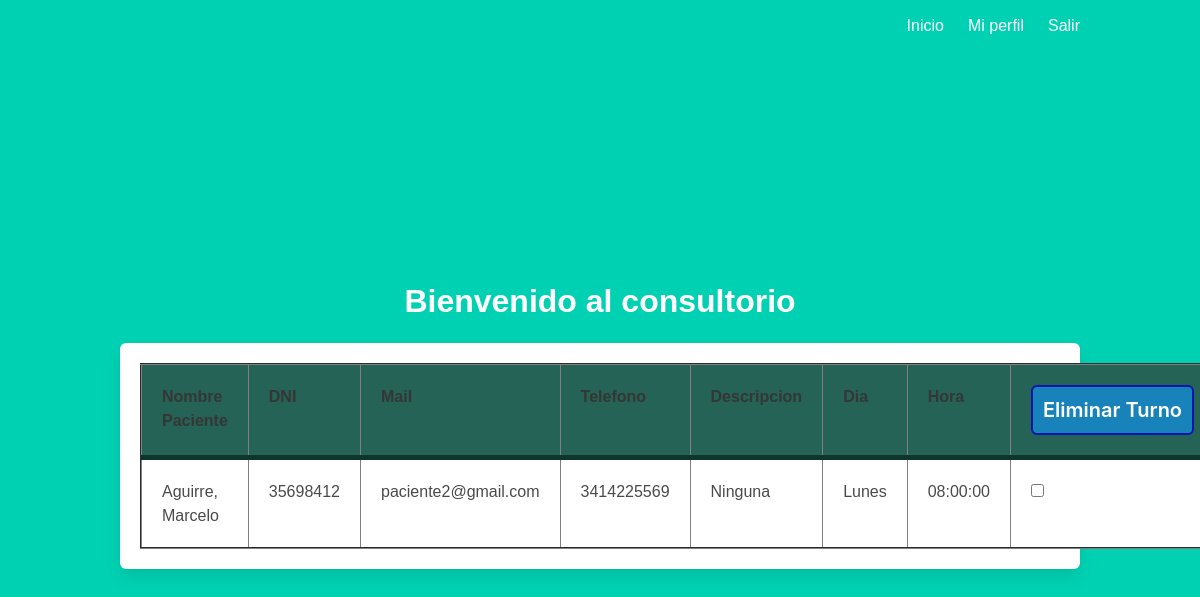
/profile/turnos (signed in), run on the app's committed database.
### project/models.py (models this page shows)
class Paciente(UserMixin, db.Model):
    __tablename__ = 'paciente'
    id = db.Column(db.Integer, primary_key=True)
    email = db.Column(db.String(100), unique=True)
    nombre = db.Column(db.String(30))
    apellido = db.Column(db.String(30))
    dni = db.Column(db.String(8))
    telefono = db.Column(db.String(10))
    password = db.Column(db.String(100))
    turnos = db.relationship('Turnos', backref='persona', lazy=True)

class Turnos(db.Model):
    __tablename__ = 'turnos'
    id = db.Column(db.Integer, primary_key=True)
    id_Profesional = db.Column(db.Integer, ForeignKey('profesional.id'))
    id_Dia = db.Column(db.Integer, ForeignKey('diaAtencion.id'))
    id_Horario = db.Column(db.Integer, ForeignKey('horario.id'))
    id_Paciente = db.Column(db.Integer, ForeignKey('paciente.id'))
    descripcion = db.Column(db.String(20))

class DiaAtencion(db.Model):
    __tablename__ = 'diaAtencion'
    id = db.Column(db.Integer, primary_key=True)
    descripcion = db.Column(db.String(10))
    turnos = db.relationship('Turnos', backref='diaAtencion', lazy=True)
    atencionProfesional = db.relationship('AtencionProfesional', backref='diaAtencion', lazy=True)

class Horario(db.Model):
    __tablename__ = 'horario'
    id = db.Column(db.Integer, primary_key=True)
    hora_inicio = db.Column(db.Time())
    hora_final = db.Column(db.Time())
    turnos = db.relationship('Turnos', backref='horario', lazy=True)
    atencionProfesional = db.relationship('AtencionProfesional', backref='horario', lazy=True)

### project/main.py (the view)
@main.route('/profile/turnos')
@login_required
def profile_turnos():
    user = current_user.id
    tur = Turnos.query.filter_by(id_Profesional=user).order_by(Turnos.id_Dia, Turnos.id_Horario).all()
    x = []
    for i in tur:
        h = Horario.query.filter_by(id=i.id_Horario).first()
        d = DiaAtencion.query.filter_by(id=i.id_Dia).first()
        p = Paciente.query.filter_by(id=i.id_Paciente).first()
        x.append([i.id, p.nombre, p.apellido, p.dni, p.email, p.telefono, i.descripcion, d.descripcion, h.hora_inicio])
    return render_template('profile.html', tur=tur, x=x)

### project/templates/profile.html (shortened to what this page needs)
{% extends "base.html" %} {% block content %}
<h1 class="title">
    Bienvenido al consultorio
</h1>
     {% if tur%}
    <link rel="stylesheet" href="{{url_for ('static', filename = 'css/tabla.css' )}}">
    <form action="/profile/turnos" method="POST">
        <div class="box">
            <div class="list-group">
                <table border="2">
                    <thead>
                        <tr>
                            <th>Nombre Paciente</th>
                            <th>DNI </th>
                            <th>Mail </th>
                            <th>Telefono </th>
                            <th>Descripcion </th>
                            <th>Dia </th>
                            <th>Hora </th>
                            <th><button class="button">Eliminar Turno</button></th>
                        </tr>
                    </thead>
                    <tr>
                        {% for a in x%}
                        <td> {{a[2]}}, {{a[1]}} </td>
                        <td> {{a[3]}} </td>
                        <td> {{a[4]}} </td>
                        <td> {{a[5]}} </td>
                        <td> {{a[6]}} </td>
                        <td> {{a[7]}} </td>
                        <td> {{a[8]}} </td>
                        <td><input type="checkbox" name="tu" value="{{a[0]}}" /></td>
                        {% endfor %}
                </table>
            </div>
        </div>
        {% endif%}  {% endblock %}

### project/static/css/tabla.css (style rules this page uses)
body { background-color: #632432; font-family: Arial; }
table { background-color: white; text-align: left; border-collapse: collapse; width: 100%; }
.button { text-decoration: none; padding: 10px; font-weight: 600; font-size: 20px; color: #ffffff; background-color: #1883ba; border-radius: 6px; border: 2px solid #0016b0; }
th, td { padding: 20px; }
thead { background-color: #246355; border-bottom: solid 5px #0F362D; color: white; }

### data on the page
Paciente: apellido "Aguirre", nombre "Marcelo", dni "35698412", email "paciente2@gmail.com", telefono "3414225569"
Turnos: descripcion "Ninguna"
DiaAtencion: descripcion "Lunes"
Horario: hora_inicio "08:00:00"
